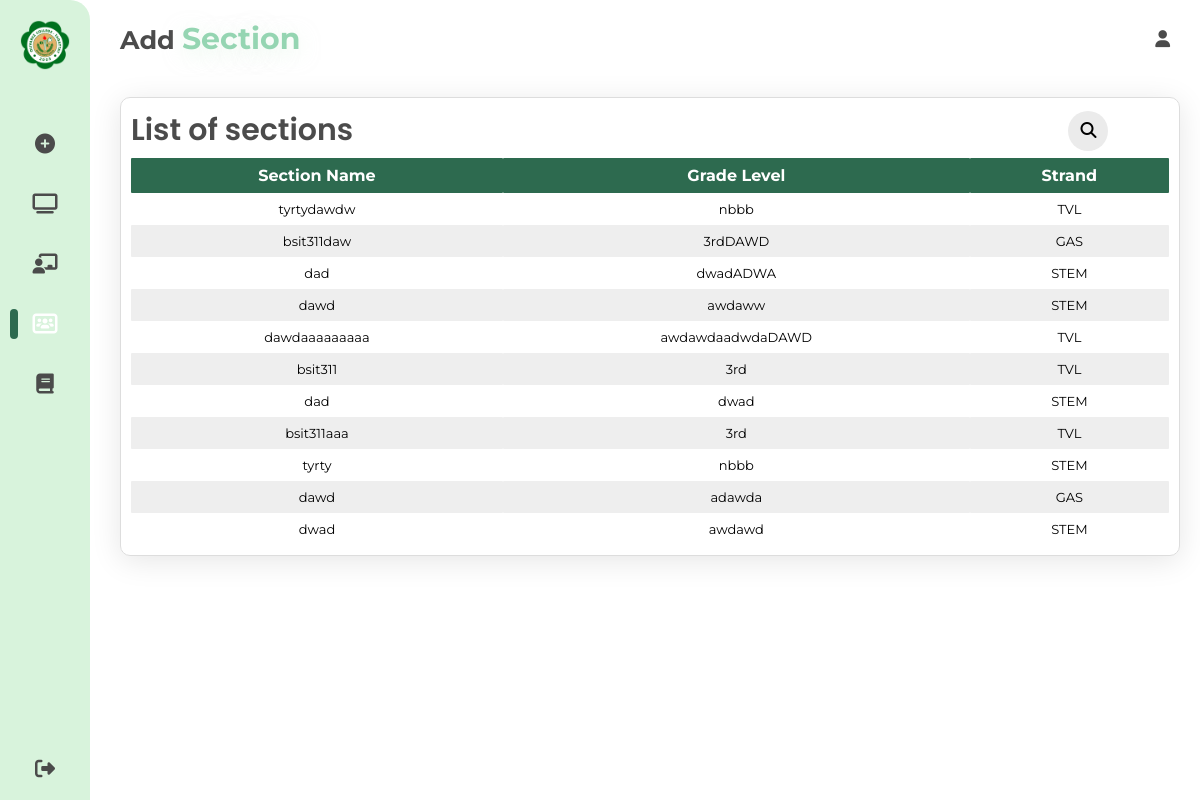
The app's page /userSection.php (signed in) with its own data.
### tables this page shows
CREATE TABLE `sections` (
  `id` int(11) NOT NULL,
  `section_name` varchar(255) NOT NULL,
  `grade_level` varchar(255) NOT NULL,
  `strand` varchar(255) NOT NULL
);

### userSection.php (the view, shortened to what this page needs)
<?php
include('connect.php');
$sql = "SELECT * FROM sections";
$result = $conn->query($sql);
if (isset($_GET['search'])) {
  $searchTerm = $_GET['search'];
  $result = searchTeachers($conn, $searchTerm);
} else {
  $sql = "SELECT * FROM sections";
  $result = $conn->query($sql);
}
?>
<!DOCTYPE html>
<html lang="en">
<head>
  <link rel="stylesheet" href="section.css" />
  <link rel="stylesheet" href="https://cdnjs.cloudflare.com/ajax/libs/font-awesome/6.5.1/css/all.min.css" />
</head>
<body>
  <div class="container">
    <nav>
      <div class="logo">
        <img src="./img/olivarez-college-tagaytay-logo.png" alt="" />
      </div>
      <ul>
        <li class="list-items">
          <a href="./userGenerate.php"><i class="fa-solid fa-circle-plus"></i><span class="nav-lists">Generate Schedule</span></a>
        </li>
        <li class="list-items">
          <a href="./userDashboard.php"><i class="fa-solid fa-tv"></i><span class="nav-lists">Dashboard</span></a>
        </li>
        <li class="list-items">
          <a href="./userTeacher.php"><i class="fa-solid fa-chalkboard-user"></i><span class="nav-lists">Teachers</span></a>
        </li>
        <li class="list-items">
          <a href="./userSection.php" class="active"><i class="fa-solid fa-users-rectangle"></i><span class="nav-lists">Sections</span></a>
        </li>
        <li class="list-items">
          <a href="./userSubject.php"><i class="fa-solid fa-book"></i><span class="nav-lists">Subjects</span></a>
        </li>
        <li>
          <a class="logout"><i class="fa-solid fa-right-from-bracket"></i><span class="nav-lists">Logout</span></a>
        </li>
      </ul>
    </nav>
    <section class="main-content">
      <div class="main-logo">
        <h1>Add <span>Section</span></h1>
        <i class="fa-solid fa-user"></i>
      </div>
      <div class="section-table">
        <div class="table-header">
          <span>List of sections</span>
          <div class="table-search">
            <form class="search-container">
              <input id="search-box" type="text" class="search-box" name="" />
              <label for="search-box"><i class="fa-solid fa-magnifying-glass search-icon"></i></label>
            </form>
          </div>
        </div>
        <div class="table-container">
          <table class="table">
            <thead>
              <tr>
                <th>Section Name</th>
                <th>Grade Level</th>
                <th>Strand</th>
              </tr>
            </thead>
            <tbody st>
              <?php
              while ($row = $result->fetch_assoc()) {
                echo "<tr>";
                echo "<td>" . $row['section_name'] . "</td>";
                echo "<td>" . $row['grade_level'] . "</td>";
                echo "<td>" . $row['strand'] . "</td>";
                echo "</tr>";
              }
              ?>
            </tbody>
          </table>
        </div>
      </div>
    </section>
  </div>
</body>
</html>

### section.css (style rules this page uses)
* { user-select: none; padding: 0; margin: 0; outline: none; box-sizing: border-box; }
body { background: #fff; overflow: hidden; }
.logo { margin: 20px 0 40px 20px; align-items: center; display: flex; transition: all 0, 5s ease; }
.logo img { cursor: pointer; height: 50px; width: 50px; right: 50px; }
nav a { text-decoration: none; color: #4b4b4b; font-size: 15px; width: 300px; padding: 10px; position: relative; display: table; font-family: "montserrat"; font-weight: 600; }
nav { z-index: 10000; border-top-right-radius: 20px; outline: none; text-decoration: none; background: #d8f3dc; font-family: "Montserrat"; height: 100vh; width: 90px; position: fixed; transition: width 0.2s linear; top: 0; bottom: 0; left: 0; overflow: hidden; }
.logout { cursor: pointer; bottom: 5px; position: absolute; }
nav i { position: relative; width: 70px; height: 40px; top: 14px; font-size: 20px; text-align: center; }
.active i { color: white; }
ul .list-items .active i::after { width: 8px; }
ul .list-items i::after { position: absolute; content: ""; top: 25%; left: 0; width: 0px; height: 75%; transform: translateY(-50%); background-color: #2d6a4f; border-radius: 5px; }
.container { display: flex; }
.main-content { position: relative; width: 100%; padding: 20px; margin-left: 100px; }
.main-content .main-logo { font-family: "montserrat"; font-size: 17px; font-weight: 600; width: 100%; display: flex; align-items: center; color: #4b4b4b; }
.main-content .main-logo i { right: 0; position: absolute; margin: 10px 30px; cursor: pointer; }
.main-content .main-logo span { color: #95d5b2; font-size: 30px; text-shadow: 0 5px 20px rgba(216, 243, 220, 0.5); }
.main-content form { display: flex; align-items: center; width: 100%; }
.section-table { margin-top: 40px; width: 100%; padding: 10px; border-radius: 10px; border: 1px solid #dddddd; box-shadow: 0 5px 30px rgba(0, 0, 0, 0.1); }
.section-table .table-header { display: flex; font-family: "poppins"; justify-content: space-between; align-items: center; }
.section-table .table-header span { font-size: 30px; font-weight: 600; color: #4b4b4b; }
.section-table .table-container { max-height: 57vh; overflow-y: scroll; margin-top: 5px; }
.section-table table { width: 100%; font-family: "montserrat"; border-collapse: collapse; }
.section-table table th, .section-table table td { padding: 8px; text-align: center; border-radius: 1px; }
.section-table table th { position: sticky; top: 0; background: #2d6a4f; color: #fff; }
.section-table table td { font-size: 13px; }
.section-table .table tbody tr:nth-of-type(even) { background-color: #eee; }
.search-box { transition: width 0.6s, border-radius 0.6s, background 0.6s, box-shadow 0.6s; width: 40px; height: 40px; border-radius: 20px; border: none; cursor: pointer; background: rgb(235, 235, 235); position: sticky; }
.search-box + label .search-icon { color: black; }
.search-icon { position: relative; left: -27px; color: white; cursor: pointer; }

### records on screen
sections: section_name "tyrtydawdw", grade_level "nbbb", strand "TVL"
sections: section_name "bsit311daw", grade_level "3rdDAWD", strand "GAS"
sections: section_name "dad", grade_level "dwadADWA", strand "STEM"
sections: section_name "dawd", grade_level "awdaww", strand "STEM"
sections: section_name "dawdaaaaaaaaa", grade_level "awdawdaadwdaDAWD", strand "TVL"
sections: section_name "bsit311", grade_level "3rd", strand "TVL"
sections: section_name "dad", grade_level "dwad", strand "STEM"
sections: section_name "bsit311aaa", grade_level "3rd", strand "TVL"
sections: section_name "tyrty", grade_level "nbbb", strand "STEM"
sections: section_name "dawd", grade_level "adawda", strand "GAS"
sections: section_name "dwad", grade_level "awdawd", strand "STEM"
